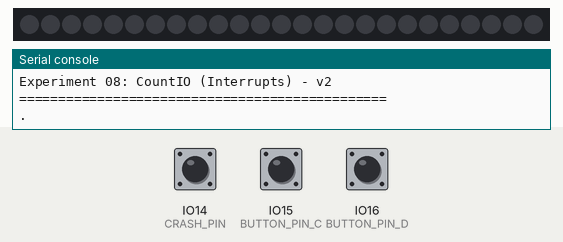
Simulated run of this program. Board: ESP32 board running CircuitPython. On the bench: 25 RGB LEDs in strip order, left to right, the last lines printed to the serial console. Inputs (shaded band) come from the test bench; at power-on: IO15 (BUTTON_PIN_C) HIGH, IO16 (BUTTON_PIN_D) HIGH, IO14 (CRASH_PIN) HIGH. Dim RGB values are drawn brighter than linear.

Above: at 1.2 s.
1.3 s: IO15 (BUTTON_PIN_C) pulled LOW for 0.15 s
2.9 s: IO16 (BUTTON_PIN_D) pulled LOW for 0.15 s
4.5 s: IO14 (CRASH_PIN) pulled LOW for 0.15 s
At 4.9 s:
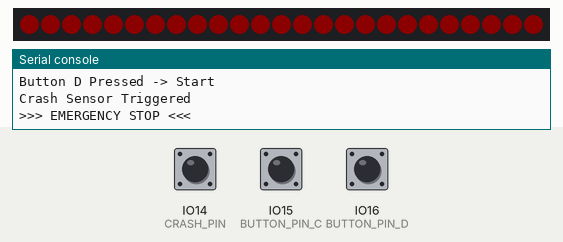
6.1 s: IO15 (BUTTON_PIN_C) pulled LOW for 1 s
At 7.3 s:
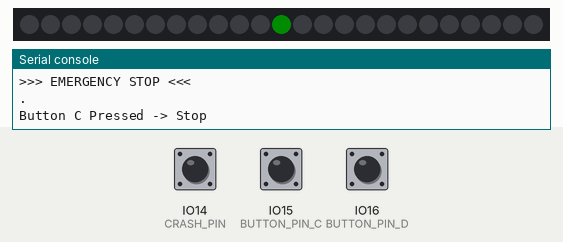
8.6 s: IO16 (BUTTON_PIN_D) pulled LOW for 1 s
Timing chart, 0 to 11.6 s (numbered marks = the images above; inputs shaded):
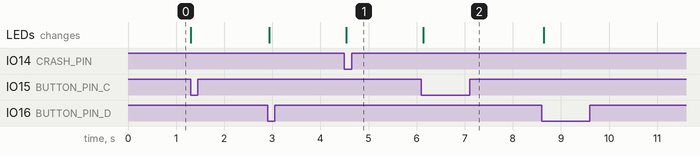

Measured:
- after the input at 4.5 s, the LEDs: change at once (image 1)
- after the input at 6.1 s, the LEDs: change at once (image 2)

The program:

code_countio_v2.py
```python
import digitalio
import board
import countio
import asyncio
import neopixel

print("Experiment 08: CountIO (Interrupts) - v2")
print("===============================================")


# --- Configuration ---
BUTTON_PIN_C = board.IO15
BUTTON_PIN_D = board.IO16
CRASH_PIN = board.IO14
PIXEL_PIN = board.NEOPIXEL
NUM_PIXELS = 25

pixels = neopixel.NeoPixel(PIXEL_PIN, NUM_PIXELS, brightness=0.05, auto_write=False)
motor_running = False

def clear():
    pixels.fill((0, 0, 0))
    pixels.show()

def show_icon(char):
    clear()
    if char == 'C':
        pixels[12] = (0, 255, 0)
    elif char == 'D':
        pixels[12] = (0, 0, 255)
    elif char == 'STOP':
        pixels.fill((255, 0, 0))
    pixels.show()

async def monitor_pin(pin_num, name):
    global motor_running
    # Use CountIO to detect falling edges (active LOW press)
    with countio.Counter(pin_num, edge=countio.Edge.FALL, pull=None) as counter:
        # Note: Internal pull-ups need to be set externally first if countio doesn't support them directly
        # or use external resistors.
        # However, countio usually wraps a digitalio pin. CircuitPython countio takes 'pin_id'
        # The docs state: class countio.Counter(pin_a: microcontroller.Pin, *, edge: Edge = Edge.RISE, pull: digitalio.Pull = digitalio.Pull.UP)

        while True:
            if counter.count > 0:
                print(f"INTERRUPT: {name} ({counter.count})")
                counter.reset()

                if name == "Button C":
                    motor_running = False
                    show_icon('C')
                elif name == "Button D":
                    motor_running = True
                    show_icon('D')
                elif name == "Crash":
                    if motor_running:
                        print("!!! EMERGENCY STOP !!!")
                        motor_running = False
                        show_icon('STOP')

            await asyncio.sleep(0)

async def main():
    # Setup Pull-Ups first if countio doesn't handle them automatically in your version
    # Check if Counter supports 'pull' argument (recent CircuitPython versions do)

    # We will instantiate tasks with explicit pull configuration inside the tasks
    # Re-writing the monitor to be safe
    pass

# Standard async main logic
async def monitor_c():
    global motor_running
    with countio.Counter(BUTTON_PIN_C, edge=countio.Edge.FALL, pull=digitalio.Pull.UP) as c:
         while True:
            if c.count > 0:
                c.reset()
                print("Button C Pressed -> Stop")
                motor_running = False
                show_icon('C')
                await asyncio.sleep(0.2)
            await asyncio.sleep(0)

async def monitor_d():
    global motor_running
    with countio.Counter(BUTTON_PIN_D, edge=countio.Edge.FALL, pull=digitalio.Pull.UP) as c:
         while True:
            if c.count > 0:
                c.reset()
                print("Button D Pressed -> Start")
                motor_running = True
                show_icon('D')
                await asyncio.sleep(0.2)
            await asyncio.sleep(0)

async def monitor_crash():
    global motor_running
    with countio.Counter(CRASH_PIN, edge=countio.Edge.FALL, pull=digitalio.Pull.UP) as c:
         while True:
            if c.count > 0:
                c.reset()
                print("Crash Sensor Triggered")
                if motor_running:
                    print(">>> EMERGENCY STOP <<<")
                    motor_running = False
                    show_icon('STOP')
                    await asyncio.sleep(0.5)
            await asyncio.sleep(0)

async def heartbeat():
    while True:
        if not motor_running:
            print(".")
        await asyncio.sleep(2.0)

async def run_all():
    await asyncio.gather(monitor_c(), monitor_d(), monitor_crash(), heartbeat())

if __name__ == "__main__":
    asyncio.run(run_all())
```
